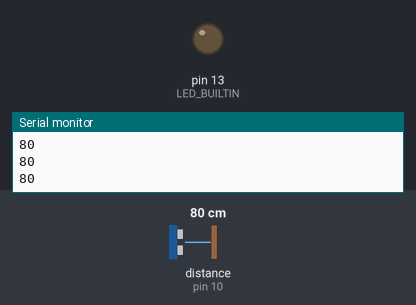
A sketch run on a simulated Arduino Uno, built with avr-gcc and run on an emulated ATmega328P. On the bench: output pins drawn as LEDs (lit = HIGH), the last lines printed to the serial monitor. The test bench sets the inputs (shaded band); at power-on: distance to the obstacle (sensor on pin 10) 80 cm.

Above: at 1.2 s.
1.3 s: distance to the obstacle (sensor on pin 10) set to 122 cm
2.8 s: distance to the obstacle (sensor on pin 10) set to 131 cm
At 4.0 s:
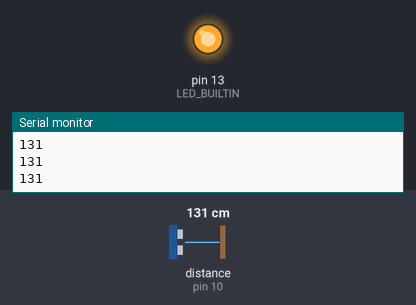
4.3 s: distance to the obstacle (sensor on pin 10) set to 2 cm
At 5.3 s:
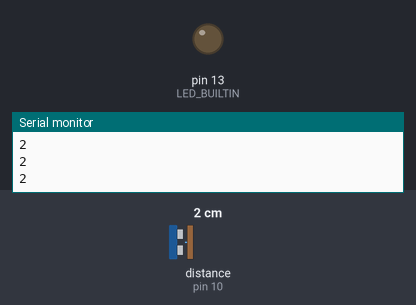
5.8 s: distance to the obstacle (sensor on pin 10) set to 250 cm
At 6.6 s:
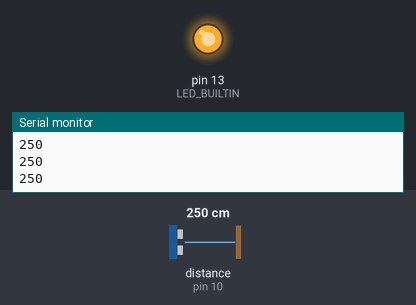
Timing chart, 0 to 8.3 s (numbered marks = the images above; inputs shaded):
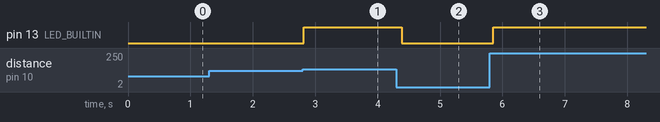

The sketch:

BasicTasks.ino
```cpp
// (licence header left out)
#include <UltraDistSensor.h>
#include <Arduino_FreeRTOS.h>

TaskHandle_t tskhdlBlink = NULL;
void taskBlink(void*){
	pinMode(LED_BUILTIN, OUTPUT);
	while (true)
	{
		digitalWrite(LED_BUILTIN, HIGH);
		vTaskDelay(250 / portTICK_PERIOD_MS);
		digitalWrite(LED_BUILTIN, LOW);
		vTaskDelay(250 / portTICK_PERIOD_MS);
	}
	vTaskDelete(tskhdlBlink);	// Shouldn't reach here!
}

TaskHandle_t tskhdlReadUS;
void taskReadUS(void*){
	UltraDistSensor us;
	unsigned int uiDistance;
	us.attach(11, 10, 20000);
	vTaskSuspend(tskhdlBlink);
	while (true)
	{
		uiDistance = us.distanceInCm();
		Serial.println(uiDistance);
		analogWrite(LED_BUILTIN, constrain(uiDistance,0,250));
		vTaskDelay(100 / portTICK_PERIOD_MS);
	}
	vTaskDelete(tskhdlReadUS);	// Shouldn't reach here!
}

void setup() {
	xTaskCreate(taskBlink, "taskBlink", 128, NULL, 2, &tskhdlBlink);
	xTaskCreate(taskReadUS, "taskReadUS", 128, NULL, 2, &tskhdlReadUS);
	Serial.begin(115200);
}

void loop() {

}
```

Measured:
- the behaviour switches between 127 and 128 cm on distance to the obstacle (sensor on pin 10) (found by bisection; images 0 and 1)
- after the input at 2.8 s, pin 13 (LED_BUILTIN): LOW → HIGH at once
- after the input at 4.3 s, pin 13 (LED_BUILTIN): HIGH → LOW after 0.08 s
- after the input at 5.8 s, pin 13 (LED_BUILTIN): LOW → HIGH after 0.05 s
